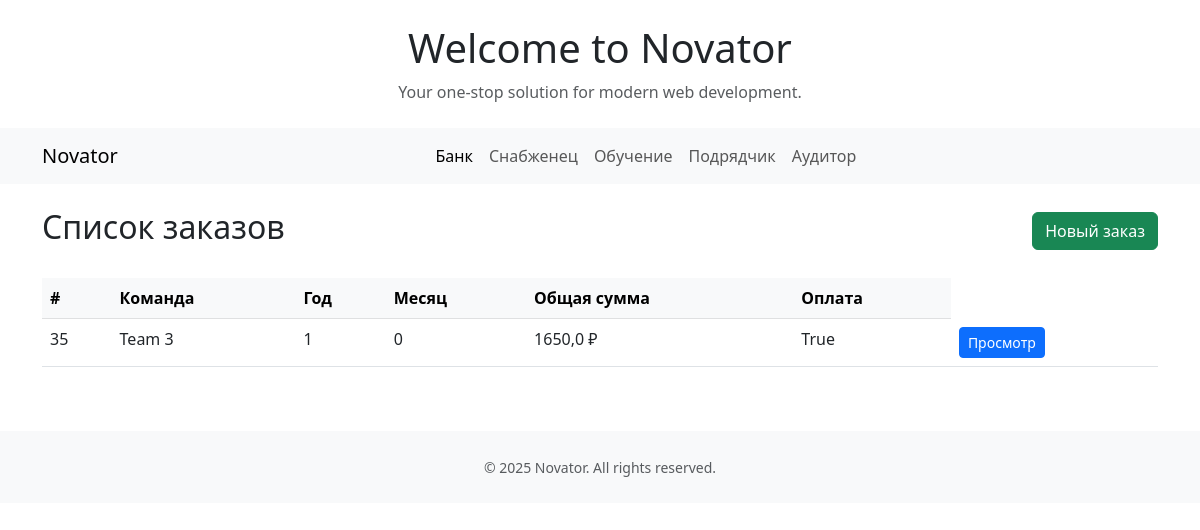
The app's page /bank/zakaz_list/ (signed in) with its own data.
### bank/models.py (models this page shows, shortened)
class Zakaz(models.Model):
    team = models.ForeignKey(Team, on_delete=models.CASCADE)
    year = models.IntegerField(verbose_name='Год заказа')
    month = models.IntegerField(verbose_name='Месяц заказа', null=True)
    payment = models.BooleanField(default=False, verbose_name='Оплачено')
    def get_total_sum(self):
        items = self.zakazitem_set.all()
        return sum(item.get_total() for item in items)

class ZakazItem(models.Model):
    zakaz = models.ForeignKey(Zakaz, on_delete=models.CASCADE)
    material = models.ForeignKey(Material, on_delete=models.CASCADE)
    price = models.FloatField(max_length=10)
    quantity = models.IntegerField()
    def get_total(self):
        return self.quantity * self.price

### main/models.py (models this page shows, shortened)
class Team(models.Model):
    name = models.CharField(max_length=100, verbose_name='Имя команды')
    slug = models.SlugField(max_length=100)
    status = models.BooleanField(default=False, verbose_name='Активно')

### bank/views.py (the view)
# urls.py: path('zakaz_list/', views.zakaz_list, name='zakaz_list'),
@login_required
def zakaz_list(request):
    zakazy = Zakaz.objects.all().order_by('-id')
    return render(request, 'bank/zakaz_list.html', {'zakazy': zakazy})

### templates/bank/zakaz_list.html (shortened to what this page needs)
{% extends 'base.html' %}
{% load static %}
{% block content %}
<div class="container mt-4">
    <div class="d-flex justify-content-between align-items-center mb-4">
        <h2>Список заказов</h2>
        <a href="{% url 'bank:create_zakaz' %}" class="btn btn-success">
             Новый заказ
        </a>
    </div>
    {% if zakazy %}
        <div class="table-responsive">
            <table class="table table-hover">
                <thead class="table-light">
                    <tr>
                        <th>#</th>
                        <th>Команда</th>
                        <th>Год</th>
                        <th>Месяц</th>
                        <th>Общая сумма</th>
                        <th>Оплата</th>
                    </tr>
                </thead>
                <tbody>
                    {% for zakaz in zakazy %}
                    <tr>
                        <td>{{ zakaz.id }}</td>
                        <td>{{ zakaz.team.name }}</td>
                        <td>{{ zakaz.year }}</td>
                        <td>{{ zakaz.month }}</td>
                        <td>{{ zakaz.get_total_sum }} ₽</td>
                        <td>{{ zakaz.payment }}</td>
                        <td>
                            <div class="btn-group" role="group">
                                <a href="{% url 'bank:zakaz_detail' zakaz.id %}"
                                   class="btn btn-sm btn-primary">
                                     Просмотр
                                </a>
                            </div>
                        </td>
                    </tr>
                    {% endfor %}
                </tbody>
            </table>
        </div>
    {% else %}
        <div class="alert alert-info" role="alert">
            <i class="fas fa-info-circle"></i> Список заказов пуст.
            <a href="{% url 'bank:create_zakaz' %}" class="alert-link">Создать новый заказ</a>
        </div>
    {% endif %}
</div>
{% endblock %}

### records on screen
Zakaz: id "35", team.name "Team 3", year "1", month "0", get_total_sum "1650,0", payment "True"

### other values on screen
{{ year|default:2025 }} "2025"
